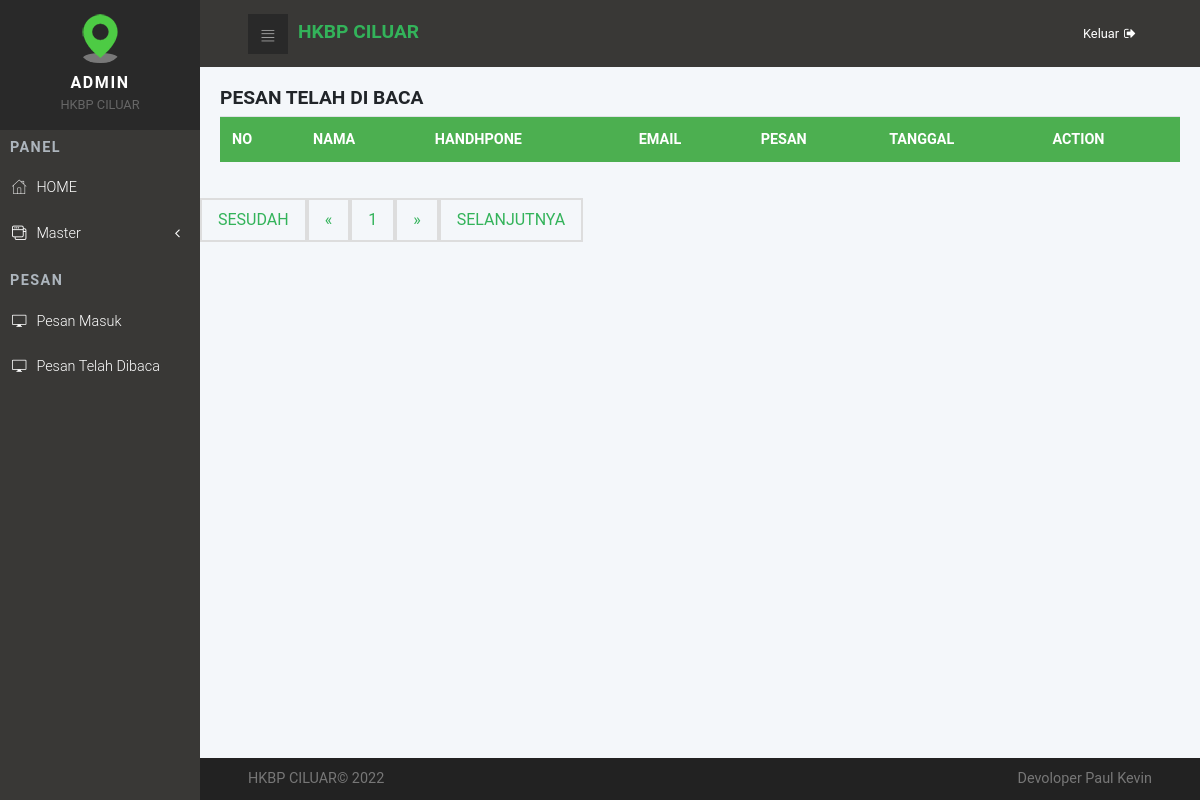
/admin/tampil_pesan_read.php, run on an earlier commit of the app's database.
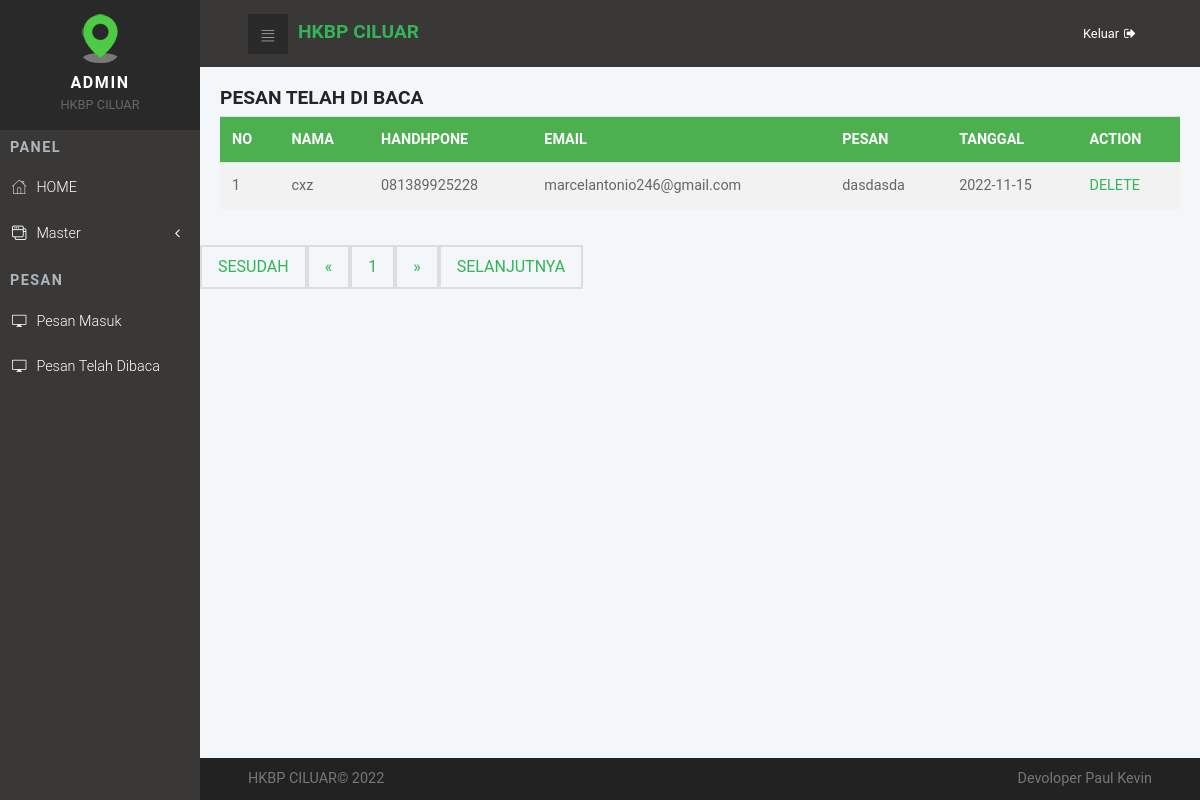
And on a later commit of the database.
### tables this page shows
CREATE TABLE `tbl_pesan` (
  `kode` int(11) NOT NULL,
  `nama` varchar(40) DEFAULT NULL,
  `hp` varchar(20) DEFAULT NULL,
  `email` varchar(40) DEFAULT NULL,
  `pesan` varchar(200) DEFAULT NULL,
  `tanggal` date DEFAULT NULL,
  `keterangan` int(11) NOT NULL COMMENT '0'
);

### admin/tampil_pesan_read.php (the view, shortened to what this page needs)
<?php include'header.php';
error_reporting(0); ?>
<head>
</head>
	<div class="card-body">
			<h3> PESAN TELAH DI BACA </h3>
                  <div class="table-responsive">
                    <table class="table">
					<tr>
						<th>NO</th>
						<th>NAMA</th>
						<th>HANDHPONE</th>
						<th>EMAIL</th>
						<th>PESAN</th>
						<th>TANGGAL</th>
						<th>ACTION</th>
					</tr>
					<?php
					$page = (isset($_GET['page']))? $_GET['page'] : 1;
					$limit = 20;
					$limit_start = ($page - 1) * $limit;
					$sql = mysqli_query($konek, "SELECT * FROM tbl_pesan where keterangan ='1' LIMIT ".$limit_start.",".$limit);
					$no = $limit_start + 1;
					while($data = mysqli_fetch_array($sql)){
					?>
						<tr>
							<td> <?php echo $no; ?></td>
							<td> <?php echo $data['nama']; ?></td>
							<td> <?php echo $data['hp']; ?></td>
							<td> <?php echo $data['email']; ?></td>
							<td> <?php echo $data['pesan']; ?></td>
							<td> <?php echo $data['tanggal']; ?> </td>
						<td> <a href="pesan_hapus.php?id=<?php echo $data['kode']; ?> ">DELETE</a></td>
						</tr>
					<?php
						$no++;
					}
					?>
				</table>
			</div>
			</div>
			<ul class="pagination">
				<?php
				if($page == 1){
				?>
					<li class="disabled"><a href="#">SESUDAH</a></li>
					<li class="disabled"><a href="#">&laquo;</a></li>
				<?php
				}else{
					$link_prev = ($page > 1)? $page - 1 : 1;
				?>
					<li><a href="tampil_pesan_read.php?page=1">SESUDAH</a></li>
					<li><a href="tampil_pesan_read.php?page=<?php echo $link_prev; ?>">&laquo;</a></li>
				<?php
				}
				?>
				<?php
				$sql2 = mysqli_query($konek, "SELECT COUNT(*) AS jumlah FROM tbl_file");
				$get_jumlah = mysqli_fetch_array($sql2);
				$jumlah_page = ceil($get_jumlah['jumlah'] / $limit);
				$jumlah_number = 3;
				$start_number = ($page > $jumlah_number)? $page - $jumlah_number : 1;
				$end_number = ($page < ($jumlah_page - $jumlah_number))? $page + $jumlah_number : $jumlah_page;
				for($i = $start_number; $i <= $end_number; $i++){
					$link_active = ($page == $i)? ' class="active"' : '';
				?>
					<li<?php echo $link_active; ?>><a href="tampil_pesan_read.php?page=<?php echo $i; ?>"><?php echo $i; ?></a></li>
				<?php
				}
				?>
				<?php
				if($page == $jumlah_page){
				?>
					<li class="disabled"><a href="#">&raquo;</a></li>
					<li class="disabled"><a href="#">SELANJUTNYA</a></li>
				<?php
				}else{
					$link_next = ($page < $jumlah_page)? $page + 1 : $jumlah_page;
				?>
					<li><a href="tampil_pesan_read.php?page=<?php echo $link_next; ?>">&raquo;</a></li>
					<li><a href="tampil_pesan_read.php?page=<?php echo $jumlah_page; ?>">SELANJUTNYA</a></li>
				<?php
				}
				?>
			</ul>
		<div>
<?php include'footer.php'; ?>

What changed in the data, as far as the page shows it:
added tbl_pesan: nama "cxz", hp "081389925228", email "marcelantonio246@gmail.com", pesan "dasdasda", tanggal "2022-11-15"
